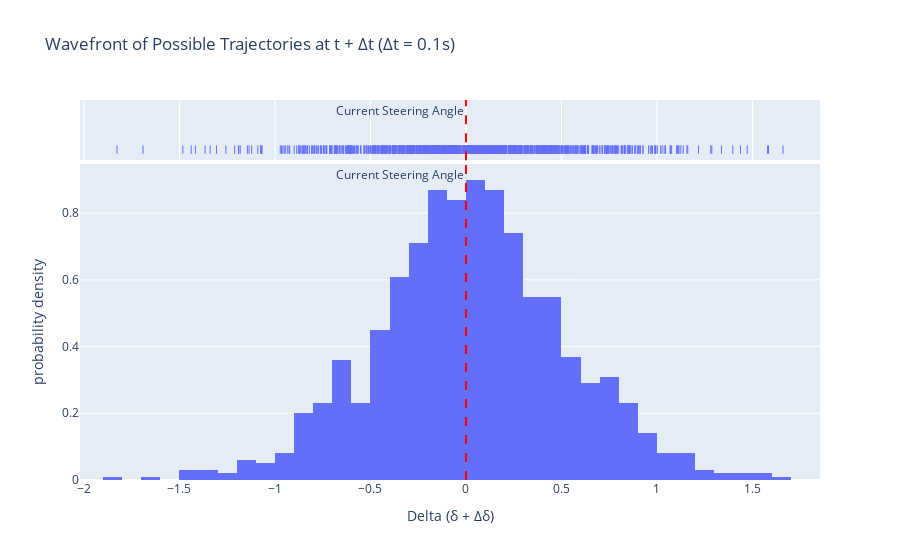

The cell this chart's notebook holds for it:
### Markdown cell above
### Modeling the change as gaussian and plotting its graph

### Code cell
# Current steering angle at time t = 0
current_δ = 0.0  # Assume initial x position is 0.0

# Generate possible changes in position using Gaussian distribution
mean_change = 0.0  # Mean change in position
std_change = 0.5  # Standard deviation of change in position
num_samples = 1000  # Number of samples to generate
# Modeling the change as gaussian
changes = np.random.normal(mean_change, std_change, num_samples)
new_deltas = current_δ + changes

# Create DataFrame for new positions
df = pd.DataFrame({'New Delta': new_deltas})

# Plot wavefront using Plotly Express
fig = px.histogram(df, x='New Delta', nbins=50, histnorm='probability density',
                   title=f'Wavefront of Possible Trajectories at t + Δt (Δt = {dt}s)',
                   labels={'New Delta': 'Delta (δ + Δδ)'},
                   marginal='rug')
fig.add_vline(x=current_δ, line_dash="dash", line_color="red", 
              annotation_text="Current Steering Angle", annotation_position="top left")
fig.show()

### Figure 1 — Plotly figure (JSON) as saved in the notebook; plotly's stock layout.template omitted (floating-point values rounded to 4 significant figures; data arrays with more than 128 entries replaced by an {"elided": "..."} marker saying what was removed)
{"data": [{"alignmentgroup": "True", "bingroup": "x", "histnorm": "probability density", "hovertemplate": "Delta (δ + Δδ)=%{x}<br>probability density=%{y}<extra></extra>", "legendgroup": "", "marker": {"color": "#636efa", "pattern": {"shape": ""}}, "name": "", "nbinsx": 50, "offsetgroup": "", "orientation": "v", "showlegend": false, "type": "histogram", "x": {"elided": "1000 float values"}, "xaxis": "x", "yaxis": "y"}, {"alignmentgroup": "True", "boxpoints": "all", "fillcolor": "rgba(255,255,255,0)", "hoveron": "points", "hovertemplate": "Delta (δ + Δδ)=%{x}<extra></extra>", "jitter": 0, "legendgroup": "", "line": {"color": "rgba(255,255,255,0)"}, "marker": {"color": "#636efa", "symbol": "line-ns-open"}, "name": "", "offsetgroup": "", "showlegend": false, "type": "box", "x": {"elided": "1000 float values"}, "xaxis": "x2", "yaxis": "y2"}], "layout": {"annotations": [{"showarrow": false, "text": "Current Steering Angle", "x": 0, "xanchor": "right", "xref": "x", "y": 1, "yanchor": "top", "yref": "y domain"}, {"showarrow": false, "text": "Current Steering Angle", "x": 0, "xanchor": "right", "xref": "x2", "y": 1, "yanchor": "top", "yref": "y2 domain"}], "barmode": "relative", "legend": {"tracegroupgap": 0}, "shapes": [{"line": {"color": "red", "dash": "dash"}, "type": "line", "x0": 0, "x1": 0, "xref": "x", "y0": 0, "y1": 1, "yref": "y domain"}, {"line": {"color": "red", "dash": "dash"}, "type": "line", "x0": 0, "x1": 0, "xref": "x2", "y0": 0, "y1": 1, "yref": "y2 domain"}], "title": {"text": "Wavefront of Possible Trajectories at t + Δt (Δt = 0.1s)"}, "xaxis": {"anchor": "y", "domain": [0, 1], "title": {"text": "Delta (δ + Δδ)"}}, "xaxis2": {"anchor": "y2", "domain": [0, 1], "matches": "x", "showgrid": true, "showticklabels": false}, "yaxis": {"anchor": "x", "domain": [0, 0.8316], "title": {"text": "probability density"}}, "yaxis2": {"anchor": "x2", "domain": [0.8416, 1], "matches": "y2", "showgrid": false, "showline": false, "showticklabels": false, "ticks": ""}}}
